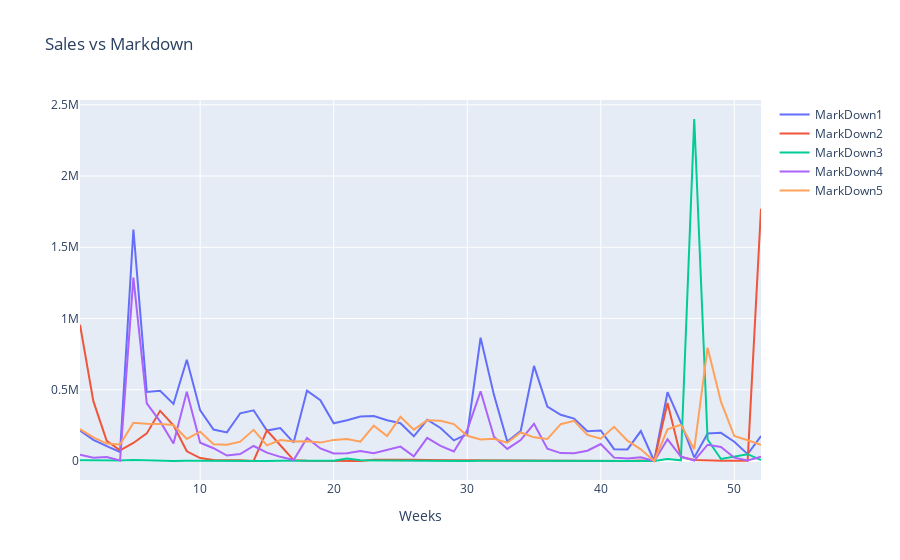

Notebook cell for this chart:
### Code cell
import plotly.graph_objs as go
from plotly import tools

fig = go.Figure()

#fig.add_trace(go.Scatter( x = df_weeks.index, y = df_weeks['Weekly_Sales'], name = 'Weekly Sales', mode = 'lines') )
fig.add_trace(go.Scatter( x = numeric_data_week.index, y = numeric_data_week['MarkDown1'], name = 'MarkDown1', mode = 'lines') )
fig.add_trace(go.Scatter( x = numeric_data_week.index, y = numeric_data_week['MarkDown2'], name = 'MarkDown2', mode = 'lines') )
fig.add_trace(go.Scatter( x = numeric_data_week.index, y = numeric_data_week['MarkDown3'], name = 'MarkDown3', mode = 'lines') )
fig.add_trace(go.Scatter( x = numeric_data_week.index, y = numeric_data_week['MarkDown4'], name = 'MarkDown4', mode = 'lines') )
fig.add_trace(go.Scatter( x = numeric_data_week.index, y = numeric_data_week['MarkDown5'], name = 'MarkDown5', mode = 'lines') )

fig.update_layout(title = 'Sales vs Markdown', xaxis_title = 'Weeks')
